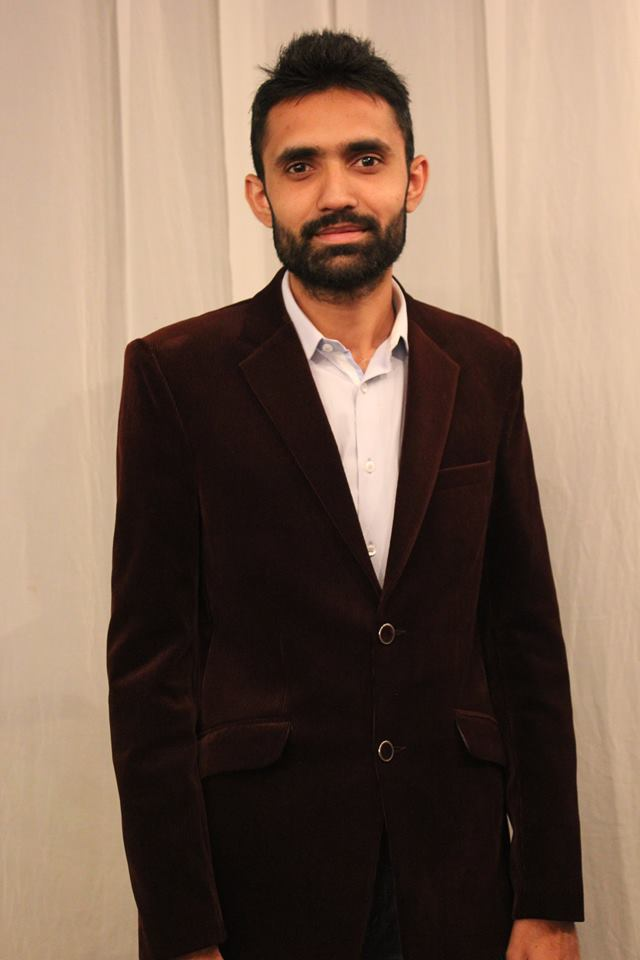
#> input picture Database/s1 ram/1.jpg, 640 x 960 px, given in place of the camera
$ python create_dataset.py 'Database/s1 ram/1.jpg'   (Python 2 division)
#> lines starting #> are read from the running program, lines starting #| are printed output that depends on the picture
# create_database.py
import cv2, sys, numpy, os, time
import warnings
warnings.filterwarnings("ignore")
count = 0
size = 4
fn_haar = 'haarcascade_frontalface_default.xml'
fn_dir = 'Database'
flag=True
if len(sys.argv)<2:
 print("Please pass the Name of the person to create Dataset ,....")
 flag=False
if flag:
 ls=os.listdir(fn_dir)
 for x in ls:
   if sys.argv[1] in x.split(" ",1):
     print("The person is already exists please delete it manually if it not needed")
     flag=False
     break;
if flag:
 fn_name = "s "+sys.argv[1]   #name of the person
 path = os.path.join(fn_dir, fn_name)
 if not os.path.isdir(path):
    os.mkdir(path)
 (im_width, im_height) = (112, 92)
 haar_cascade = cv2.CascadeClassifier(fn_haar)
 #try:
 webcam = cv2.VideoCapture(0)
 if not webcam.isOpened():
        print("Unable to Detect webcam")
        flag=False
 #except :
 #      print("Unable to Detect webcam")
 #     flag=False
if flag:
  print "-----------------------Taking pictures----------------------"
  print "--------------------Give some expressions---------------------"
  # The program loops until it has 20 images of the face.

  ''' if not webcam.isOpened():
        print("Unable to Detect webcam")
        count=100'''
  # except: pass
  while count < 45:
    (rval, im) = webcam.read()
#> im is the input picture: shape (960, 640, 3); mean B, G, R 86.7, 103.1, 126.9
    im = cv2.flip(im, 1, 0)
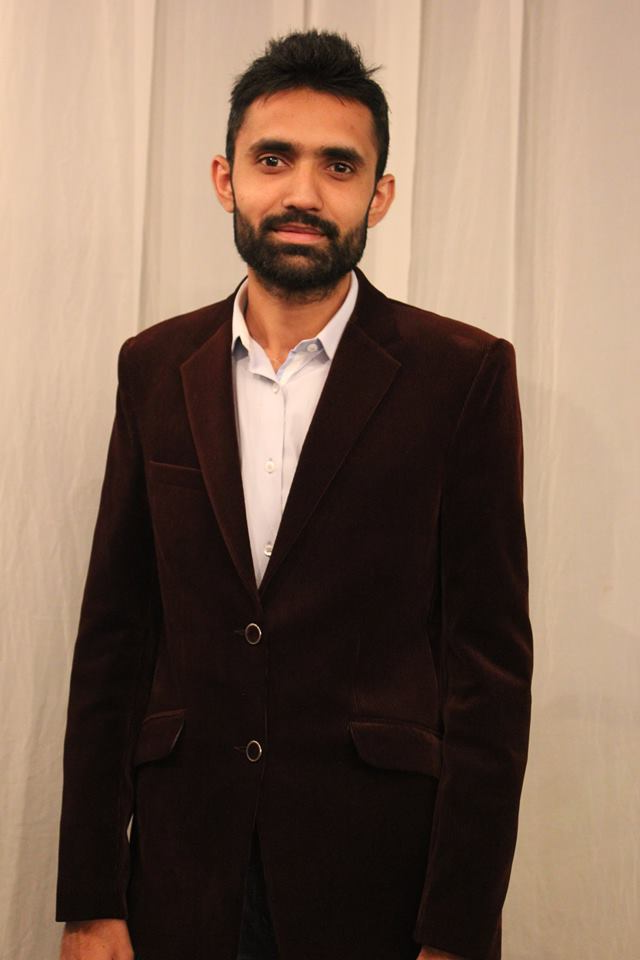
#> im: shape (960, 640, 3); mean B, G, R 86.7, 103.1, 126.9
    gray = cv2.cvtColor(im, cv2.COLOR_BGR2GRAY)
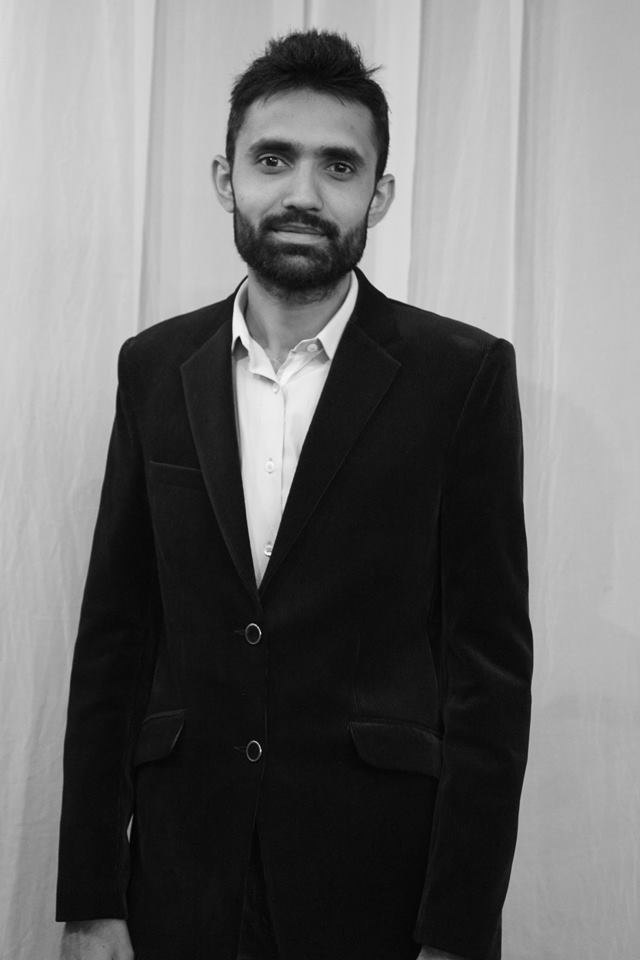
#> gray: shape (960, 640); min 1, max 250, mean 108.3
    mini = cv2.resize(gray, (gray.shape[1] / size, gray.shape[0] / size))
    faces = haar_cascade.detectMultiScale(mini)
#> faces = [[49, 19, 55, 55]]
    faces = sorted(faces, key=lambda x: x[3])
    if faces:
        face_i = faces[0]
#> face_i = [49, 19, 55, 55]
        (x, y, w, h) = [v * size for v in face_i]
#> x = 196; y = 76; w = 220; h = 220
        face = gray[y:y + h, x:x + w]
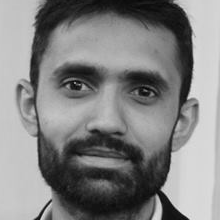
#> face: shape (220, 220); min 5, max 229, mean 130
        face_resize = cv2.resize(face, (im_width, im_height))
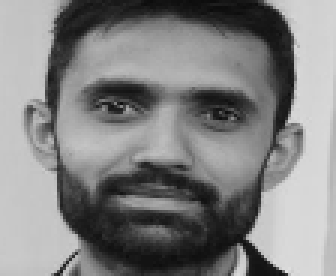
#> face_resize: shape (92, 112) (shown 3 times larger); min 12, max 225, mean 129.9
#> (the run stopped early here; a loop or call above may not have finished)

$ run again, on Database/s1 ram/10.jpg
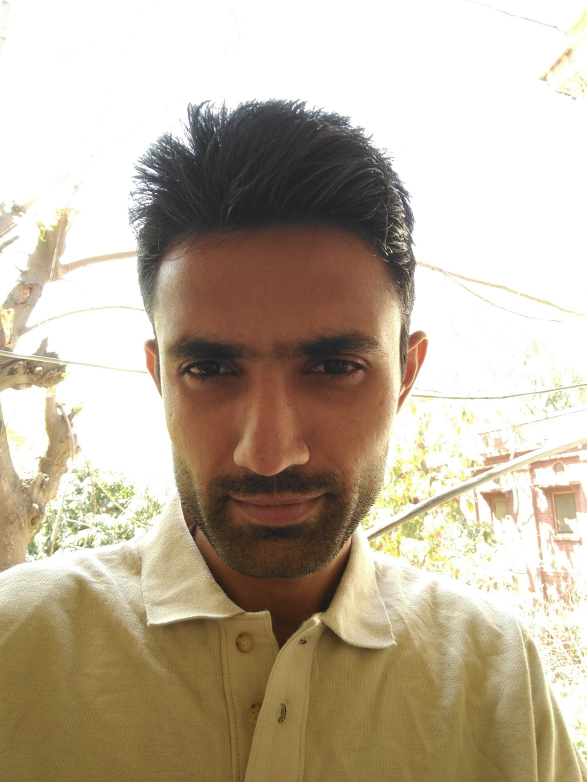
#> input picture Database/s1 ram/10.jpg, 1173 x 1564 px, given in place of the camera (shown at 1/2 size)
#> im is the input picture: shape (1564, 1173, 3); mean B, G, R 158.5, 177.3, 189.5
#> `mini = cv2.resize(gray, (gray.shape[1] / size, gray.shape[0] / size))`:
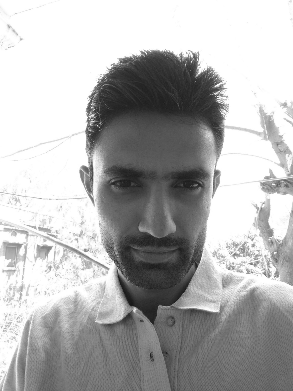
#> mini: shape (391, 293); min 24, max 255, mean 178.7
#> faces = [[79, 125, 159, 159]]
#> face_i = [79, 125, 159, 159]
#> x = 316; y = 500; w = 636
#> `face_resize = cv2.resize(face, (im_width, im_height))`:
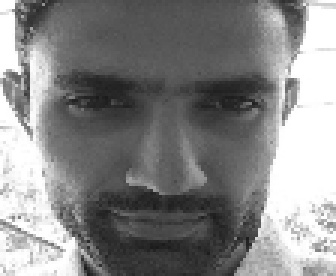
#> face_resize: shape (92, 112) (shown 3 times larger); min 27, max 255, mean 133.9

$ run again, on Database/s1 ram/11.jpg
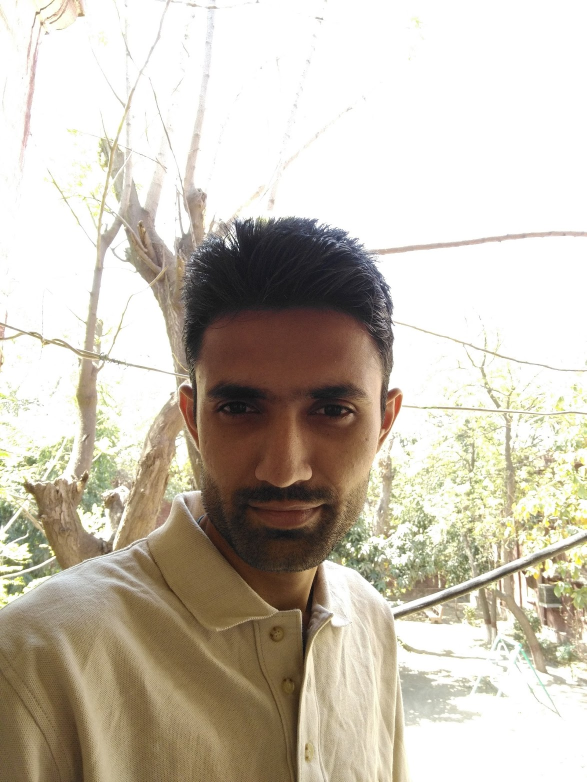
#> input picture Database/s1 ram/11.jpg, 1173 x 1564 px, given in place of the camera (shown at 1/2 size)
#> im is the input picture: shape (1564, 1173, 3); mean B, G, R 180.1, 193.4, 200.9
#> `mini = cv2.resize(gray, (gray.shape[1] / size, gray.shape[0] / size))`:
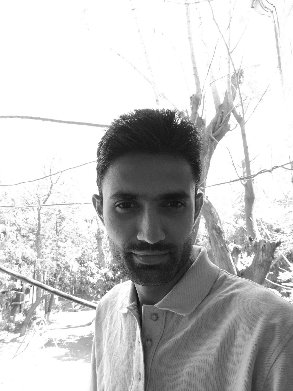
#> mini: shape (391, 293); min 12, max 255, mean 194.1
#> faces = [[200, 164, 52, 52], [87, 160, 122, 122]]
#> face_i = [200, 164, 52, 52]
#> x = 800; y = 656; w = 208
#> `face_resize = cv2.resize(face, (im_width, im_height))`:
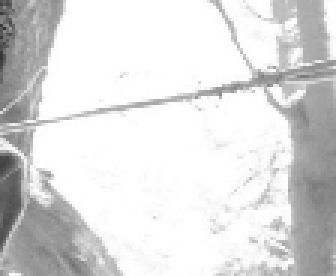
#> face_resize: shape (92, 112) (shown 3 times larger); min 50, max 255, mean 220.5

$ run again, on Database/s1 ram/12.jpg
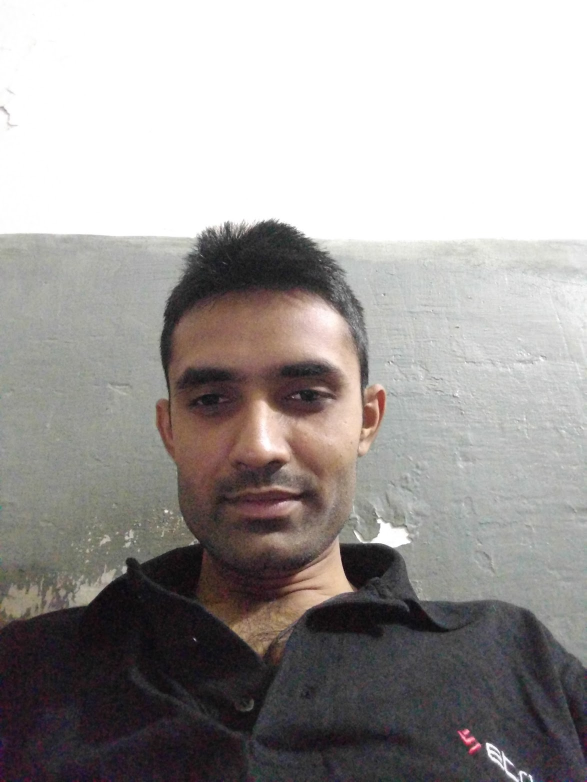
#> input picture Database/s1 ram/12.jpg, 1173 x 1564 px, given in place of the camera (shown at 1/2 size)
#> im is the input picture: shape (1564, 1173, 3); mean B, G, R 153.9, 155.5, 159.5
#> `mini = cv2.resize(gray, (gray.shape[1] / size, gray.shape[0] / size))`:
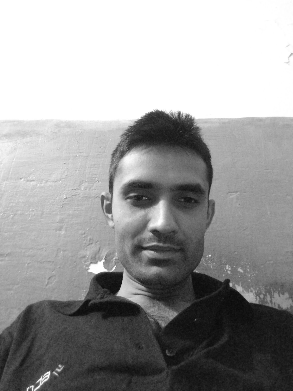
#> mini: shape (391, 293); min 9, max 255, mean 156.5
#> faces = [[91, 143, 141, 141]]
#> face_i = [91, 143, 141, 141]
#> x = 364; y = 572; w = 564
#> `face_resize = cv2.resize(face, (im_width, im_height))`:
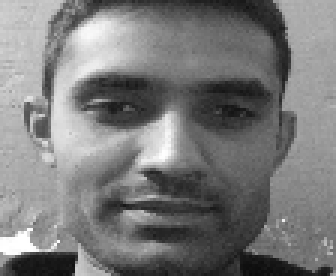
#> face_resize: shape (92, 112) (shown 3 times larger); min 11, max 255, mean 122.1
